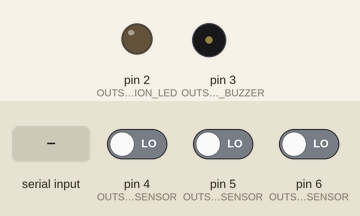
A sketch run on a simulated Arduino Uno, built with avr-gcc and run on an emulated ATmega328P. Parts: output pins drawn as LEDs (lit = HIGH), buzzer (waves = sounding, pin HIGH). The test bench sets the inputs (shaded band); at power-on: pin 4 (OUTSIDE_MOTION_SENSOR) LOW, pin 5 (OUTSIDE_LIGHT_SENSOR) LOW, pin 6 (OUTSIDE_HALL_SENSOR) LOW.

Above: at 1.2 s.
1.3 s: "1" received over Serial
At 2.4 s:
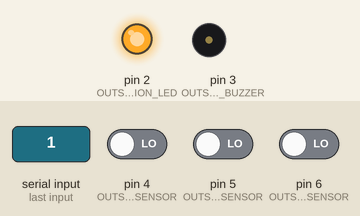
2.8 s: "3" received over Serial
At 3.6 s:
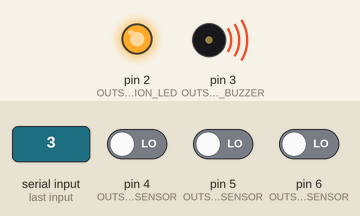
4.3 s: "2" received over Serial
At 4.7 s:
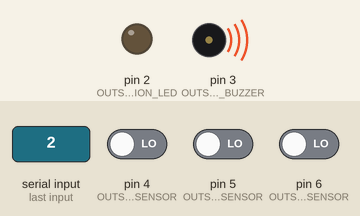
Timing chart, 0 to 7.3 s (numbered marks = the images above; inputs shaded):
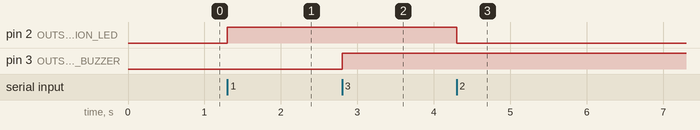

The sketch:

Microcontroler1OutsideHouse.ino
```cpp
#include "CommonDefines.h"


bool motionSensorCurrentstate  = false;
bool motionSensorPreviousstate = false;

bool lightSensorCurrentstate  = false;
bool lightSensorPreviousstate = false;

bool hallSensorCurrentState  = false;
bool hallSensorPreviousState = false;

char incomingByte = 0;
DIGITAL motionSensorVal = 0;
DIGITAL lightSensorVal  = 0;
DIGITAL hallSensorVal   = 0;

void setup()
{
  pinMode(OUTSIDE_MOTION_SENSOR, INPUT);//declare motion sensor pin as input
  pinMode(OUTSIDE_LIGHT_SENSOR, INPUT); //declare light sensor pin as input
  pinMode(OUTSIDE_HALL_SENSOR, INPUT);  //declare hall sensor pin as input

  pinMode(OUTSIDE_MOTION_LED, OUTPUT);	  //declare led pin as output
  pinMode(OUTSIDE_MOTION_BUZZER, OUTPUT); //declare buzzer pin as ouput
  Serial.begin(9600); //Default communication rate of the Serial connection
}
void loop()
{
  //////////////////// READ SENSOR VALUES ///////////////////////
  motionSensorVal = digitalRead(OUTSIDE_MOTION_SENSOR);// read input value
  lightSensorVal  = digitalRead(OUTSIDE_LIGHT_SENSOR); // read input value
  hallSensorVal   = digitalRead(OUTSIDE_HALL_SENSOR);  // read input value

  //////////////////// SEND SENSOR STATE THROUGH SERIAL ///////////////////////
  handleMotionSensor(motionSensorVal);
  handleLightSensor(lightSensorVal);
  handleHallSensor(hallSensorVal);

  //////////////////// CHECK FOR SERIAL EVENTS ///////////////////////
  handleSerialEvent();
}

void handleSerialEvent()
{
  if (Serial.available())
  {
    incomingByte = Serial.read();
    switch (incomingByte)
    {
      case '1':
        {
          digitalWrite(OUTSIDE_MOTION_LED, HIGH);
        }
        break;
      case '2':
        {
          digitalWrite(OUTSIDE_MOTION_LED, LOW);
        }
        break;
      case '3':
        {
          digitalWrite(OUTSIDE_MOTION_BUZZER, HIGH);
        }
        break;
      case '4':
        {
          digitalWrite(OUTSIDE_MOTION_BUZZER, LOW);
        }
        break;
      default:
        break;
    }
  }
}

void handleMotionSensor(DIGITAL value)
{
  if (value == HIGH)
  {
    motionSensorCurrentstate = true;
    if (motionSensorPreviousstate != motionSensorCurrentstate)
    {
      Serial.println(O_MOTION_SENSOR_ON);
    }

  }
  else
  {
    motionSensorCurrentstate = false;
    if (motionSensorPreviousstate != motionSensorCurrentstate)
    {
      Serial.println(O_MOTION_SENSOR_OFF);
    }
  }
  motionSensorPreviousstate = motionSensorCurrentstate;
}

void handleHallSensor(DIGITAL value)
{
  if (value == HIGH)
  {
    hallSensorCurrentState = true;
    if (hallSensorPreviousState != hallSensorCurrentState)
    {
      Serial.println(O_HALL_SENSOR_HIGH);
    }
  }
  else
  {
    hallSensorCurrentState = false;
    if (hallSensorPreviousState != hallSensorCurrentState)
    {
      Serial.println(O_HALL_SENSOR_LOW);
    }
  }
  hallSensorPreviousState = hallSensorCurrentState;
}

void handleLightSensor(DIGITAL value)
{
  if (value == HIGH)
  {
    lightSensorCurrentstate = true;
    if (lightSensorPreviousstate != lightSensorCurrentstate)
    {
      Serial.println(O_LIGHT_SENSOR_HIGH);
    }

  }
  else
  {
    lightSensorCurrentstate = false;
    if (lightSensorPreviousstate != lightSensorCurrentstate)
    {
      Serial.println(O_LIGHT_SENSOR_LOW);
    }
  }
  lightSensorPreviousstate = lightSensorCurrentstate;
}
```

CommonDefines.h
```cpp
#ifndef _COMMONDEFINES_H    // Put these two lines at the top of your file.
#define _COMMONDEFINES_H    // (Use a suitable name, usually based on the file name.)

//DEFINES FOR BOARD PIN NUMBERS
#define OUTSIDE_MOTION_LED    2
#define OUTSIDE_MOTION_BUZZER 3
#define OUTSIDE_MOTION_SENSOR 4
#define OUTSIDE_LIGHT_SENSOR  5
#define OUTSIDE_HALL_SENSOR   6

//DEFINES FOR EVENTS SENT THROUGH SERIAL
#define O_MOTION_SENSOR_ON  "O_MOTION_SENSORON"
#define O_MOTION_SENSOR_OFF "O_MOTION_SENSORFF"
#define O_LIGHT_SENSOR_HIGH "O_LIGHT_SENSOR_HIGH"
#define O_LIGHT_SENSOR_LOW  "O_LIGHT_SENSOR_LOW"
#define O_HALL_SENSOR_HIGH  "O_HALL_SENSOR_HIGH"
#define O_HALL_SENSOR_LOW   "O_HALL_SENSOR_LOW"
//CUSTOM TYPES
typedef int DIGITAL;


#endif  _COMMONDEFINES_H    // Put this line at the end of your file.
```

Measured:
- after the input at 1.3 s, pin 2 (OUTSIDE_MOTION_LED): LOW → HIGH at once
- after the input at 2.8 s, pin 3 (OUTSIDE_MOTION_BUZZER): LOW → HIGH at once
- after the input at 4.3 s, pin 2 (OUTSIDE_MOTION_LED): HIGH → LOW at once
